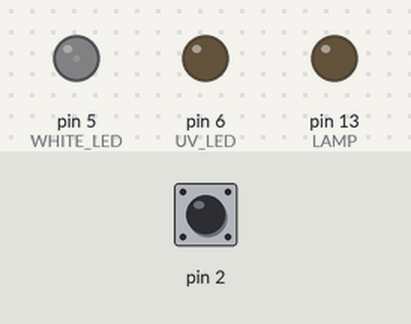
A sketch run on a simulated Arduino Uno, built with avr-gcc and run on an emulated ATmega328P. Shown: output pins drawn as LEDs (lit = HIGH). Dashed ring = blinking. The inputs (shaded band) are chosen by the test bench; at power-on: pin 2 LOW.

Above: at 1.2 s.
1.3 s: pin 2 pulsed HIGH 5 times (0.12 s each, 0.3 s apart)
At 1.87 s:
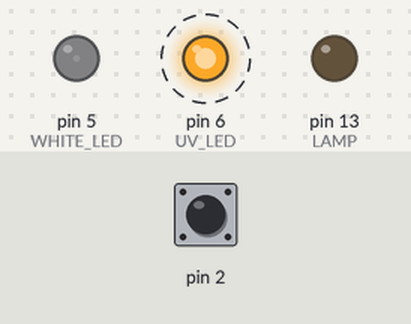
Timing chart, 0 to 4.3 s (numbered marks = the images above; inputs shaded):
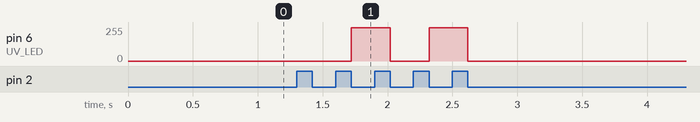

Measured:
- after the input at 1.3 s, pin 6 (UV_LED): alternates 250/255 for 0.30 s and 0/255 for 0.30 s, 4 changes in all, then stays 0/255, starting after 0.42 s

The sketch:

sketch_jun10a.ino
```cpp
int WL_NUM = 2;   //Number of Wavelengths (LED drivers connected), should not be higher than 7
int PWM_White = 2;
int PWM_UV = 250;
int UV_LED = 6;
int WHITE_LED = 5;
void setup()
{
  pinMode(2, INPUT); /// Our camera strobe in HIGH - Acquiring, LOW - not acquiring
  pinMode(UV_LED, OUTPUT);// UV LED
  pinMode(WHITE_LED, OUTPUT);// White LED
//  for(int i = 0; i < WL_NUM; i++)
//    pinMode(5 + i ,OUTPUT); // LED control OUTPUTS (could be later moved to PWM or AM intensity control)
//  pinMode(WL_NUM + 5, OUTPUT);  //Loop control; happens only once per cycle of all LEDs; for debug
  pinMode(13, OUTPUT); ///LAMP !
  analogWrite(WHITE_LED, PWM_White);
}

int CurState = 0;
int PrevState = 0;
int c = 0, lampc = 0;
int LampState = 0;
void loop()
{
  CurState = digitalRead(2);

  //Here we manage LEDS to work sequentially
  if(CurState < PrevState)
  {
//    digitalWrite(5 + c, LOW);
//        analogWrite(5 + c, 0);
          analogWrite(UV_LED, 0);

    lampc++;
    c++;
    if(c >= WL_NUM)
    {
      c = 0;
//    digitalWrite(5 + c, HIGH);
//        analogWrite(5 + c, PWM_UV);
          analogWrite(UV_LED, PWM_UV);
    }
  }

  //Here Loop control signal
  if(CurState > PrevState && c == 0)
    digitalWrite(5 + WL_NUM, HIGH);
  if(CurState < PrevState && c ==0)
    digitalWrite(5 + WL_NUM, LOW);

  //Arduino onboard lamp flashing if frames are arriving; for debug purposes
  if(lampc > 20)
  {
      LampState = !LampState;
      digitalWrite(13, LampState);
      lampc = 0;
  }

  PrevState = CurState;
}
```
